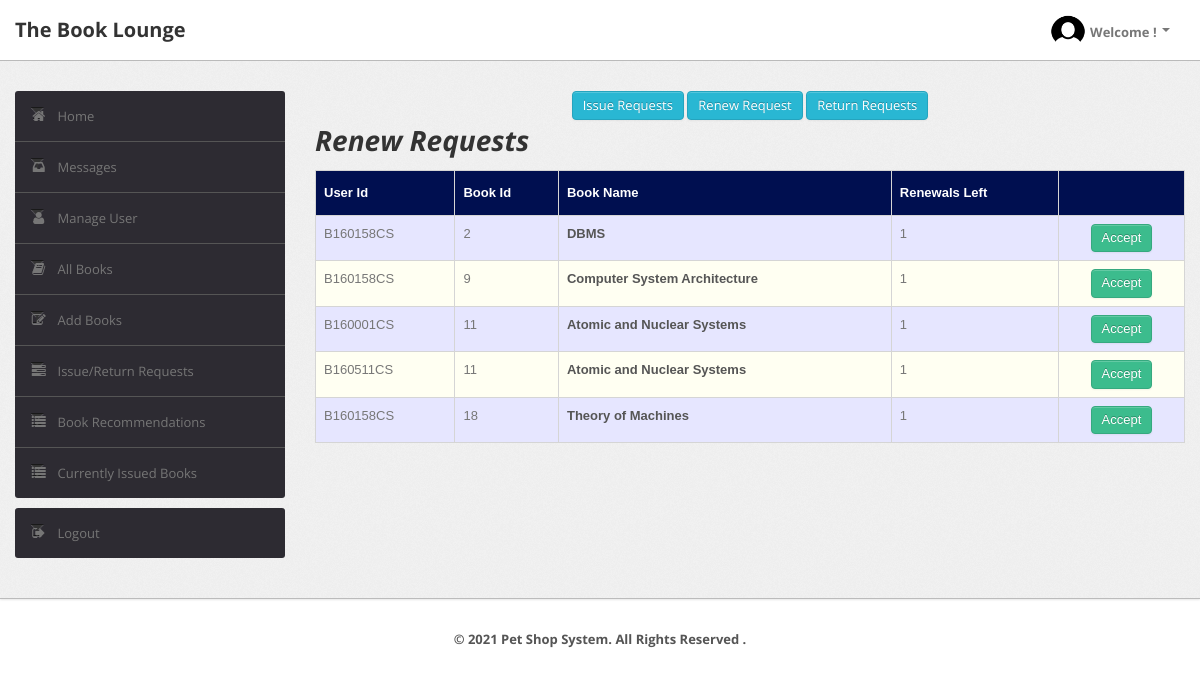
The page /admin/renew_requests.php (signed in) on the database its author committed.
### tables this page shows
CREATE TABLE `record` (`UserId` varchar(50) NOT NULL, `BookId` int(10) NOT NULL, `Date_of_Issue` date DEFAULT NULL, `Due_Date` date DEFAULT NULL, `Date_of_Return` date DEFAULT NULL, `Dues` int(10) DEFAULT NULL, `Renewals_left` int(10) DEFAULT NULL, `Time` time DEFAULT NULL, PRIMARY KEY (`UserId`,`BookId`), KEY `BookId` (`BookId`), CONSTRAINT `record_ibfk_1` FOREIGN KEY (`UserId`) REFERENCES `user` (`UserId`), CONSTRAINT `record_ibfk_2` FOREIGN KEY (`BookId`) REFERENCES `book` (`BookId`));

CREATE TABLE `renew` (`UserId` varchar(50) NOT NULL, `BookId` int(10) NOT NULL, PRIMARY KEY (`UserId`,`BookId`), KEY `BookId` (`BookId`), CONSTRAINT `renew_ibfk_1` FOREIGN KEY (`UserId`) REFERENCES `user` (`UserId`), CONSTRAINT `renew_ibfk_2` FOREIGN KEY (`BookId`) REFERENCES `book` (`BookId`));

CREATE TABLE `book` (`BookId` int(10) NOT NULL AUTO_INCREMENT, `Title` varchar(50) DEFAULT NULL, `Publisher` varchar(50) DEFAULT NULL, `Year` varchar(50) DEFAULT NULL, `Availability` int(5) DEFAULT NULL, PRIMARY KEY (`BookId`));

### admin/renew_requests.php (the view, shortened to what this page needs)
<?php
require('dbconn.php');
?>
<?php
    if ($_SESSION['UserId']) {
        $userId=$_GET['aid'];
        $sql="SELECT Name from LMS.user WHERE UserId='$userId'";
        $result=mysqli_query($conn, $sql);
        $row=mysqli_fetch_row($result);
?>
<!DOCTYPE html>
<html lang="en">
    <head>
        <link type="text/css" href="bootstrap/css/bootstrap.min.css" rel="stylesheet">
        <link type="text/css" href="bootstrap/css/bootstrap-responsive.min.css" rel="stylesheet">
        <link type="text/css" href="css/theme.css" rel="stylesheet">
        <link type="text/css" href="images/icons/css/font-awesome.css" rel="stylesheet">
    </head>
    <body>
        <div class="navbar navbar-fixed-top">
            <div class="navbar-inner">
                <div class="container">
                        <a class="brand" href="index.php">The Book Lounge </a>
                    <div class="nav-collapse collapse navbar-inverse-collapse">
                        <ul class="nav pull-right">
                            <li class="nav-user dropdown"><a href="#" class="dropdown-toggle" data-toggle="dropdown">
                                <img src="images/profile.png" class="nav-avatar" />Welcome <?=$row[0]?>!
                                <b class="caret"></b></a>
                            </li>
                        </ul>
                    </div>
                </div>
            </div>
        </div>
        <div class="wrapper">
            <div class="container">
                <div class="row">
                    <div class="span3">
                        <div class="sidebar">
                            <ul class="widget widget-menu unstyled">
                                <li class="active"><a href="index.php?aid=<?=$userId?>"><i class="menu-icon icon-home"></i>Home
                                </a></li>
                                <li><a href="message.php?aid=<?=$userId?>"><i class="menu-icon icon-inbox"></i>Messages</a>
                                </li>
                                <li><a href="user.php?aid=<?=$userId?>"><i class="menu-icon icon-user"></i>Manage User </a>
                                </li>
                                <li><a href="book.php?aid=<?=$userId?>"><i class="menu-icon icon-book"></i>All Books </a></li>
                                <li><a href="addbook.php?aid=<?=$userId?>"><i class="menu-icon icon-edit"></i>Add Books </a></li>
                                <li><a href="requests.php?aid=<?=$userId?>"><i class="menu-icon icon-tasks"></i>Issue/Return Requests </a></li>
                                <li><a href="recommendations.php?aid=<?=$userId?>"><i class="menu-icon icon-list"></i>Book Recommendations </a></li>
                                <li><a href="current.php?aid=<?=$userId?>"><i class="menu-icon icon-list"></i>Currently Issued Books </a></li>
                            </ul>
                            <ul class="widget widget-menu unstyled">
                                <li><a href="logout.php"><i class="menu-icon icon-signout"></i>Logout </a></li>
                            </ul>
                        </div>
                    </div>
                    <div class="span9">
                        <center>
                            <a href="issue_requests.php?aid=<?=$userId?>" class="btn btn-info">Issue Requests</a>
                            <a href="renew_requests.php?aid=<?=$userId?>" class="btn btn-info">Renew Request</a>
                            <a href="return_requests.php?aid=<?=$userId?>" class="btn btn-info">Return Requests</a>
                        </center>
                        <h1><i>Renew Requests</i></h1>
                        <table class="table" id = "tables">
                            <thead>
                                <tr>
                                    <th>User Id</th>
                                    <th>Book Id</th>
                                    <th>Book Name</th>
                                    <th>Renewals Left</th>
                                    <th></th>
                                </tr>
                            </thead>
                            <tbody>
                                <?php
                                    $sql="select * from LMS.record,LMS.book,LMS.renew where renew.BookId=book.BookId and renew.UserId=record.UserId and renew.BookId=record.BookId";
                                    $result=$conn->query($sql);
                                    while($row=$result->fetch_assoc())
                                    {
                                        $bookid=$row['BookId'];
                                        $userId=$row['UserId'];
                                        $name=$row['Title'];
                                        $renewals=$row['Renewals_left'];
                                ?>
                                <tr>
                                    <td><?php echo strtoupper($userId) ?></td>
                                    <td><?php echo $bookid ?></td>
                                    <td><b><?php echo $name ?></b></td>
                                    <td><?php echo $renewals ?></td>
                                    <td><center>
                                    <?php
                                        if($renewals > 0)
                                        {
                                            echo "<a href=\"acceptrenewal.php?aid=".$_GET['aid']."&uid=".$userId."&id1=".$bookid."\" class=\"btn btn-success\">Accept</a>";}
                                    ?>
                                    </center></td>
                                </tr>
                                <?php } ?>
                            </tbody>
                        </table>
                    </div>
                </div>
            </div>
        </div>
        <div class="footer">
            <div class="container">
                <center><b class="copyright">&copy;  2021 Pet Shop System. All Rights Reserved .</center>
            </div>
        </div>
    </body>
</html>
<?php
    }
    else {
        echo "<script type='text/javascript'>alert('Access Denied!!!')</script>";
    }
?>

### admin/css/theme.css (style rules this page uses)
#tables { font-family: "Trebuchet MS", Arial, Helvetica, sans-serif; border-collapse: collapse; width: 100%; }
#tables td, #tables th { border: 1px solid #ddd; padding: 8px; }
#tables tr:nth-child(even) { background-color: #fffff2; }
#tables tr:nth-child(odd) { background-color: #e6e6ff; }
#tables th { padding-top: 12px; padding-bottom: 12px; text-align: left; background-color: #000F50; color: white; }
body { font-size: 13px; font-family: 'Open Sans', Arial, sans-serif; background: #fff; color: #777 }
h1, h2, h3, h4, h5, h6 { color: #333; margin-top: 0 }
h1 { font-size: 28px }
strong, b { color: #555 }
.wrapper { background: url(../images/bg.png) #eee; border-bottom: 1px solid #bbb; -webkit-box-shadow: 0 1px 2px rgba(0,0,0,0.1); -moz-box-shadow: 0 1px 2px rgba(0,0,0,0.1); box-shadow: 0 1px 2px rgba(0,0,0,0.1); padding: 30px 0 }
.footer { color: #999; padding: 30px 0 60px }
body [class^="icon-"], body [class*=" icon-"] { font-size: 14px; line-height: 20px; height: 20px }
.navbar { position: static!important; margin: 0!important }
.navbar .navbar-inner { background: #fff; border-bottom: 1px solid #bbb; -webkit-box-shadow: 0 1px 2px rgba(0,0,0,0.15); -moz-box-shadow: 0 1px 2px rgba(0,0,0,0.15); box-shadow: 0 1px 2px rgba(0,0,0,0.15) }
.navbar .brand { color: #333; font-weight: bold; font-size: 20px; margin-right: 20px; padding: 20px }
.navbar .nav>li>a { padding: 20px 15px; font-weight: bold; color: #777 }
.nav-user>a { height: 20px }
.nav-avatar { width: 34px; height: 34px; margin: -7px 5px 0 0; -webkit-border-radius: 50%; -moz-border-radius: 50%; border-radius: 50% }
.btn, .btn-box { -webkit-border-radius: 3px; -moz-border-radius: 3px; border-radius: 3px }
.btn { font-size: 13px; font-weight: 600 }
.btn { display: inline-block; margin-bottom: 0; font-weight: 400; text-align: center; vertical-align: middle; cursor: pointer; background-image: none; border: 1px solid transparent; white-space: nowrap; padding: 4px 10px; font-size: 13px; line-height: 1.42857; border-radius: 4px; -webkit-user-select: none; -moz-user-select: none; -ms-user-select: none; user-select: none }
.btn-success { color: #fff; background-color: #3cbc8d; border-color: #36a97f }
.btn-info { color: #fff; background-color: #29b7d3; border-color: #25a4be }
.table { margin-bottom: 0 }
.table th, .table td { border-color: #d5d5d5!important }
.widget-menu { background: #fff; -webkit-border-radius: 3px; -moz-border-radius: 3px; border-radius: 3px; overflow: hidden }
.widget-menu a { color: #555; display: block; line-height: 20px; padding: 15px; text-decoration: none!important }
.widget-menu .menu-icon { margin-right: 10px; color: #767676; -webkit-transition: all .2s ease-in-out; -moz-transition: all .2s ease-in-out; transition: all .2s ease-in-out; }
.widget-menu>li+li { border-top: 1px solid #555 }
.widget-menu>li>a { background-color: #2d2b32; color: #767676; -webkit-transition: all .2s ease-in-out; -moz-transition: all .2s ease-in-out; transition: all .2s ease-in-out; }

### rows shown on the page
record: renew.UserId "B160158CS", renew.BookId "2", BookId.Title "DBMS", Renewals_left "1"
record: renew.UserId "B160158CS", renew.BookId "9", BookId.Title "Computer System Architecture", Renewals_left "1"
record: renew.UserId "B160001CS", renew.BookId "11", BookId.Title "Atomic and Nuclear Systems", Renewals_left "1"
record: renew.UserId "B160511CS", renew.BookId "11", BookId.Title "Atomic and Nuclear Systems", Renewals_left "1"
record: renew.UserId "B160158CS", renew.BookId "18", BookId.Title "Theory of Machines", Renewals_left "1"
